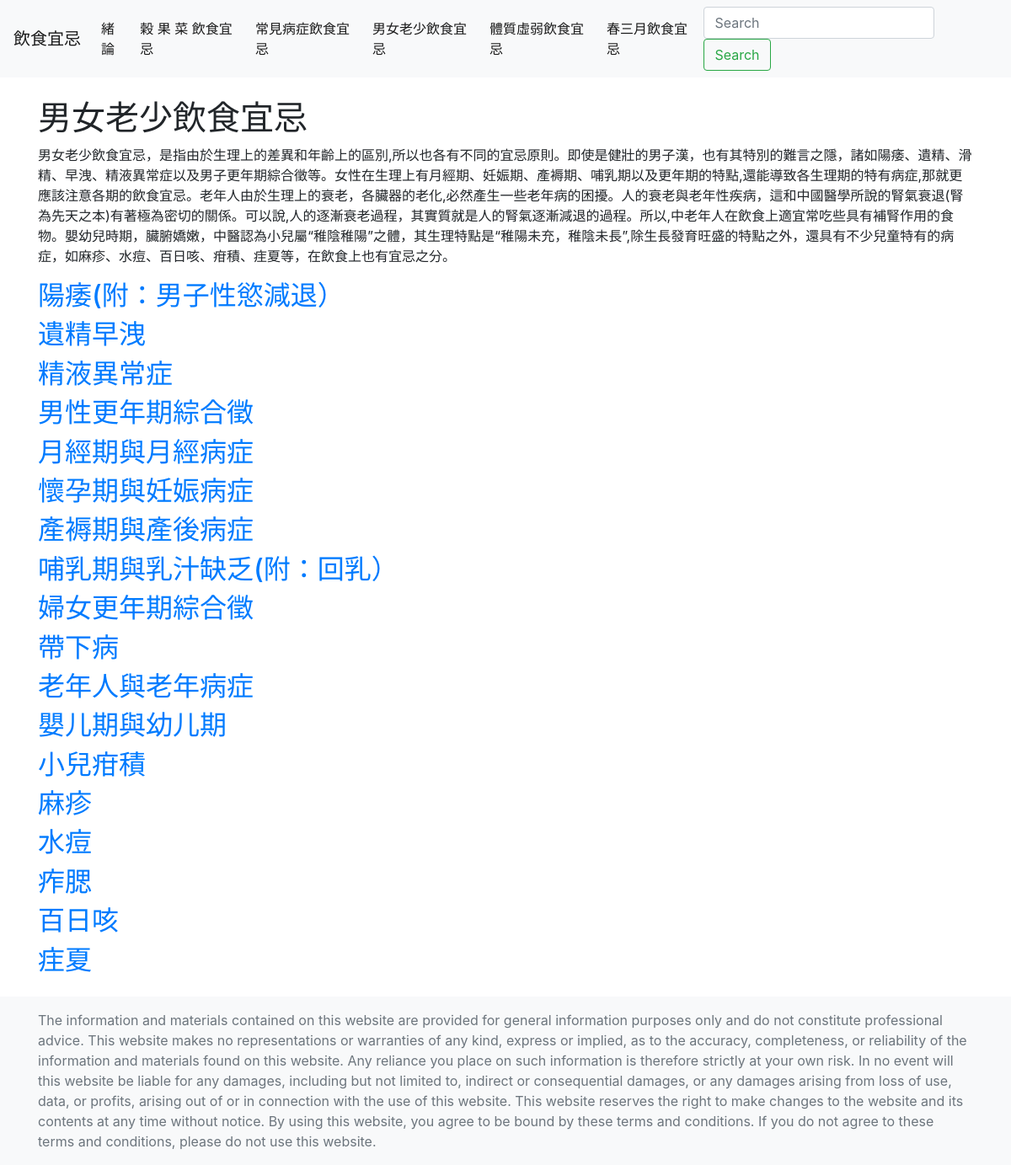
The page /lifestages on the database its author committed.
### tables this page shows
CREATE TABLE Life_Stages (
    id INTEGER PRIMARY KEY AUTOINCREMENT,
    [name] VARCHAR(50),
    [description] TEXT,
    principles TEXT,
    suitable_foods TEXT,
    nonsuitable_foods TEXT
);

### routes.py (the view)
@bp.route('/lifestages')
def life_stages():
    try:
        db = DatabaseModel('database.db')
        stages_list = db.get_LifeStagesList()
        return render_template('lifestages.html', stages_list = stages_list)
    except Exception as e:
        return render_template('error.html', error_message=str(e)), 404

### models.py (called while the page is built)
    def get_LifeStagesList(self):
        self.cursor.row_factory = sqlite3.Row
        self.cursor.execute(f'SELECT * FROM Life_Stages')
        rows = self.cursor.fetchall()
        return [dict(row) for row in rows]

### templates/lifestages.html
{% extends 'base.html' %}
{% block content %}
<h1>{% block title %} 男女老少飲食宜忌 {% endblock %}</h1>
<p>男女老少飲食宜忌，是指由於生理上的差異和年齡上的區別,所以也各有不同的宜忌原則。即使是健壯的男子漢，也有其特別的難言之隱，諸如陽痿、遺精、滑精、早洩、精液異常症以及男子更年期綜合徵等。女性在生理上有月經期、妊娠期、產褥期、哺乳期以及更年期的特點,還能導致各生理期的特有病症,那就更應該注意各期的飲食宜忌。老年人由於生理上的衰老，各臟器的老化,必然產生一些老年病的困擾。人的衰老與老年性疾病，這和中國醫學所說的腎氣衰退(腎為先天之本)有著極為密切的關係。可以說,人的逐漸衰老過程，其實質就是人的腎氣逐漸減退的過程。所以,中老年人在飲食上適宜常吃些具有補腎作用的食物。嬰幼兒時期，臟腑嬌嫩，中醫認為小兒屬“稚陰稚陽”之體，其生理特點是“稚陽未充，稚陰未長”,除生長發育旺盛的特點之外，還具有不少兒童特有的病症，如麻疹、水痘、百日咳、疳積、疰夏等，在飲食上也有宜忌之分。
</p>
{% for stage in stages_list %}
<a href="{{ url_for('food.stages_details', stage_id=stage['id']) }}">
    <h2>{{ stage['name'] }}</h2>
</a>
{% endfor %}
{% endblock %}

### templates/base.html (shortened to what this page needs)
<!DOCTYPE html>
<html lang="en">
<head>
    <link rel="stylesheet" href="https://stackpath.bootstrapcdn.com/bootstrap/4.3.1/css/bootstrap.min.css"
>
</head>
<body class="d-flex flex-column min-vh-100">
    <header class="sticky-top">
        <nav class="navbar navbar-expand-md navbar-light bg-light">
            <a class="navbar-brand" href="{{ url_for('food.index')}}">飲食宜忌</a>
            <div class="collapse navbar-collapse" id="navbarNav">
                <ul class="navbar-nav">
                    <li class="nav-item active">
                        <a class="nav-link" href="{{ url_for('food.intro')}}">緒論</a>
                    </li>
                    <li class="nav-item active">
                        <a class="nav-link" href="{{ url_for('food.food_categories')}}">榖 果 菜 飲食宜忌</a>
                    </li>
                    <li class="nav-item active">
                        <a class="nav-link" href="{{ url_for('food.common_illness')}}">常見病症飲食宜忌</a>
                    </li>
                    <li class="nav-item active">
                        <a class="nav-link" href="{{ url_for('food.life_stages')}}">男女老少飲食宜忌</a>
                    </li>
                    <li class="nav-item active">
                        <a class="nav-link" href="{{ url_for('food.deficiency')}}">體質虛弱飲食宜忌</a>
                    </li>
                    <li class="nav-item active">
                        <a class="nav-link" href="{{ url_for('food.seasons')}}">春三月飲食宜忌</a>
                    </li>
                </ul>
                <form class="form-inline ml-auto" action="{{ url_for('food.search')}}" method="POST">
                    <input class="form-control mr-sm-2" type="search" name="query" placeholder="Search"
                        aria-label="Search">
                    <button class="btn btn-outline-success my-2 my-sm-0" type="submit">Search</button>
                </form>
            </div>
        </nav>
    </header>
    <div class="flex-grow-1">
        <main>
            <div class="container my-4">
                {% block content %} {% endblock %}
            </div>
        </main>
    </div>
    <footer class="footer mt-auto py-3 bg-light">
        <div class="container">
            <span class="text-muted"> The information and materials contained on this website are provided for
                general information purposes only and do not constitute professional advice. This website
                makes no representations or warranties of any kind, express or implied, as to the accuracy,
                completeness, or reliability of the information and materials found on this website. Any reliance
                you place on such information is therefore strictly at your own risk.
                In no event will this website be liable for any damages, including but not limited to,
                indirect or consequential damages, or any damages arising from loss of use, data, or profits,
                arising out of or in connection with the use of this website.
                This website reserves the right to make changes to the website and its contents at any time
                without notice.
                By using this website, you agree to be bound by these terms and conditions. If you do not agree to
                these terms and conditions, please do not use this website.</span>
        </div>
    </footer>
</body>
</html>

### rows shown on the page
Life_Stages: name "陽痿(附：男子性慾減退）"
Life_Stages: name "遺精早洩"
Life_Stages: name "精液異常症"
Life_Stages: name "男性更年期綜合徵"
Life_Stages: name "月經期與月經病症"
Life_Stages: name "懷孕期與妊娠病症"
Life_Stages: name "產褥期與產後病症"
Life_Stages: name "哺乳期與乳汁缺乏(附：回乳）"
Life_Stages: name "婦女更年期綜合徵"
Life_Stages: name "帶下病"
Life_Stages: name "老年人與老年病症"
Life_Stages: name "嬰儿期與幼儿期"
Life_Stages: name "小兒疳積"
Life_Stages: name "麻疹"
Life_Stages: name "水痘"
Life_Stages: name "痄腮"
Life_Stages: name "百日咳"
Life_Stages: name "疰夏"
